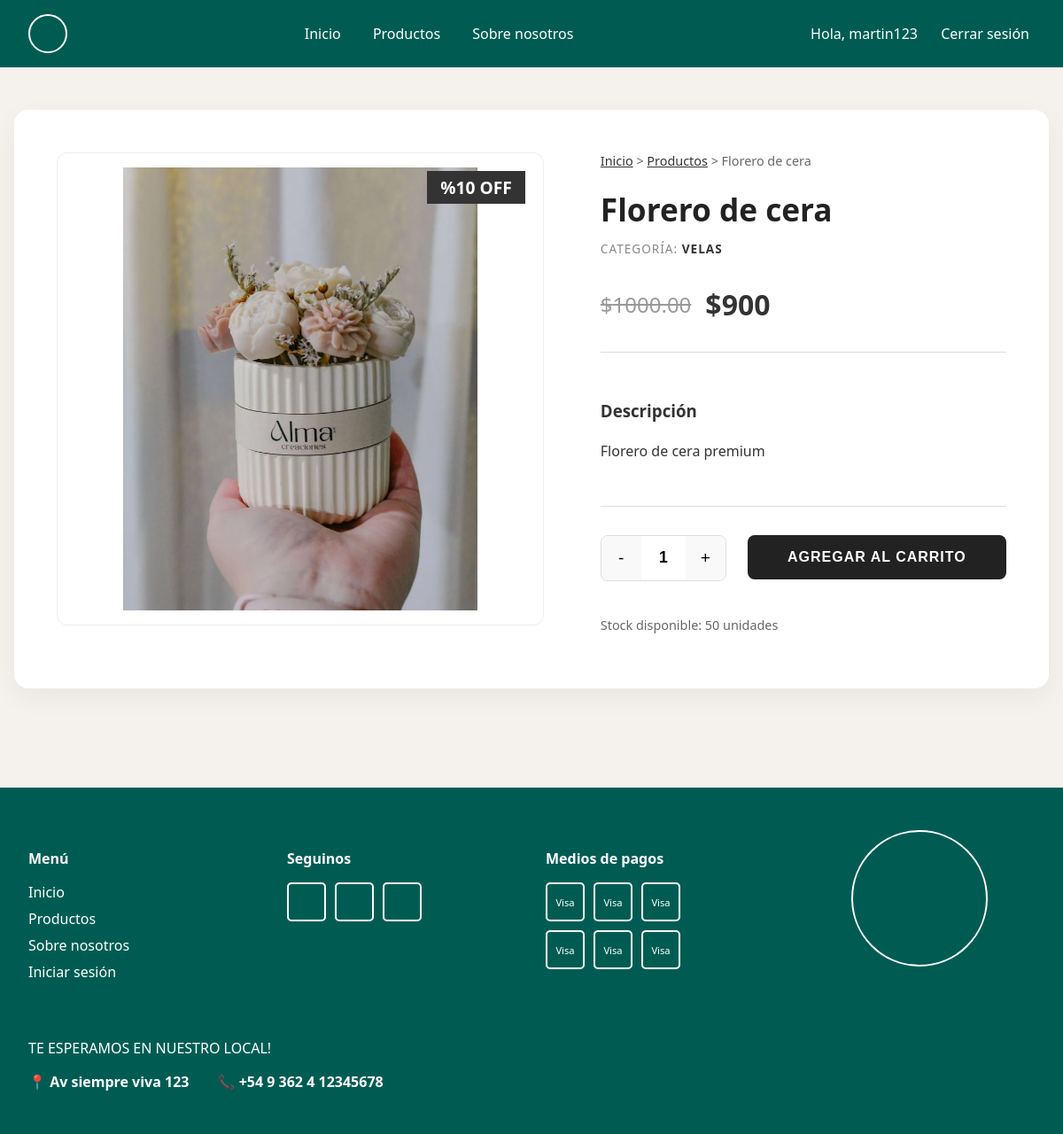
The app's page /products/3/ (signed in) with its own data.
### users/models.py (models this page shows)
class User(AbstractUser):
    class Role(models.TextChoices):
        ADMIN = 'ADMIN', 'Admin'
        CUSTOMER = 'CUSTOMER', 'Customer'
    role = models.CharField(max_length=50, choices=Role.choices, default=Role.CUSTOMER)

### products/models.py (models this page shows, shortened)
class Product(models.Model):
    class CategoryEnum(models.TextChoices): # Kept for reference but using FK as requested
        pass
    name = models.CharField(max_length=255)
    price = models.DecimalField(max_digits=10, decimal_places=2)
    description = models.TextField()
    stock = models.IntegerField()
    category = models.ForeignKey(Category, on_delete=models.CASCADE, related_name='products')
    image = models.ImageField(upload_to='products/', blank=True, null=True)
    discount_percentage = models.PositiveIntegerField(default=0)
    @property
    def final_price(self):
        if self.discount_percentage > 0:
            return self.price * (1 - Decimal(self.discount_percentage) / 100)
        return self.price

class Category(models.Model):
    name = models.CharField(max_length=255)
    description = models.TextField(blank=True, null=True)

### products/views.py (the view)
# urls.py: path('<int:pk>/', views.product_detail, name='product_detail'),
def product_detail(request, pk):
    product = get_object_or_404(Product, pk=pk)
    return render(request, 'products/product_detail.html', {'product': product})

### templates/products/product_detail.html (shortened to what this page needs)
{% extends 'base.html' %}
{% block content %}
<div class="product-detail-container">
    <div class="product-detail-grid">
        <div class="detail-image-section">
            <div class="main-image-container">
                {% if product.image %}
                <img src="{{ product.image.url }}" alt="{{ product.name }}" class="detail-image">
                {% else %}
                <div class="detail-image-placeholder"></div>
                {% endif %}
                {% if product.discount_percentage > 0 %}
                <span class="detail-discount-badge">%{{ product.discount_percentage }} OFF</span>
                {% endif %}
            </div>
        </div>
        <div class="detail-info-section">
            <nav class="breadcrumb">
                <a href="{% url 'home' %}">Inicio</a> &gt;
                <a href="{% url 'product_list' %}">Productos</a> &gt;
                <span class="current">{{ product.name }}</span>
            </nav>
            <h1 class="detail-title">{{ product.name }}</h1>
            <p class="detail-category">Categoría: <a
                    href="{% url 'product_list' %}?category={{ product.category.id }}">{{ product.category.name }}</a>
            </p>
            <div class="detail-price-container">
                {% if product.discount_percentage > 0 %}
                <span class="detail-old-price">${{ product.price }}</span>
                <span class="detail-current-price">${{ product.final_price|floatformat:0 }}</span>
                {% else %}
                <span class="detail-current-price">${{ product.price }}</span>
                {% endif %}
            </div>
            <div class="detail-description">
                <h3>Descripción</h3>
                <p>{{ product.description|linebreaks }}</p>
            </div>
            <div class="detail-actions">
                <div class="quantity-selector">
                    <button class="qty-btn minus">-</button>
                    <input type="number" value="1" min="1" max="{{ product.stock }}" class="qty-input">
                    <button class="qty-btn plus">+</button>
                </div>
                <button class="btn-primary detail-add-cart">AGREGAR AL CARRITO</button>
            </div>
            <div class="detail-meta">
                <p>Stock disponible: {{ product.stock }} unidades</p>
            </div>
        </div>
    </div>
</div>
{% endblock %}

### templates/base.html (shortened to what this page needs)
<!DOCTYPE html>
<html lang="es">
<head>
    {% load static %}
    <link rel="stylesheet" href="{% static 'css/styles.css' %}?v=1.2">
</head>
<body>
    <header class="navbar">
        <div class="logo">
            <div class="circle-logo"></div>
        </div>
        <nav class="nav-links">
            <a href="{% url 'home' %}">Inicio</a>
            <a href="{% url 'product_list' %}">Productos</a>
            <a href="{% url 'about' %}">Sobre nosotros</a>
        </nav>
        <div class="auth-links">
            {% if user.is_authenticated %}
            <span class="user-auth">Hola, {{ user.username }}</span>
            <form action="{% url 'logout' %}" method="post" style="display:inline;">
                <button type="submit"
                    style="background:none; border:none; color:var(--white); cursor:pointer; font-weight:500; font-family:inherit; font-size:inherit hover:var(--primary-color);">Cerrar
                    sesión</button>
            </form>
            {% else %}
            <a href="{% url 'login' %}">Iniciar sesión</a>
            <a href="{% url 'register' %}">Registrarme</a>
            {% endif %}
        </div>
    </header>
    <main>
        {% block content %}
        {% endblock %}
    </main>
    <footer class="main-footer">
        <div class="footer-content">
            <div class="footer-column">
                <h4>Menú</h4>
                <ul>
                    <li><a href="{% url 'home' %}">Inicio</a></li>
                    <li><a href="{% url 'product_list' %}">Productos</a></li>
                    <li><a href="{% url 'about' %}">Sobre nosotros</a></li>
                    <li><a href="{% url 'login' %}">Iniciar sesión</a></li>
                </ul>
            </div>
            <div class="footer-column">
                <h4>Seguinos</h4>
                <div class="social-icons">
                    <div class="icon-box"></div>
                    <div class="icon-box"></div>
                    <div class="icon-box"></div>
                </div>
            </div>
            <div class="footer-column">
                <h4>Medios de pagos</h4>
                <div class="payment-icons">
                    <div class="icon-box">Visa</div>
                    <div class="icon-box">Visa</div>
                    <div class="icon-box">Visa</div>
                </div>
                <div class="payment-icons">
                    <div class="icon-box">Visa</div>
                    <div class="icon-box">Visa</div>
                    <div class="icon-box">Visa</div>
                </div>
            </div>
            <div class="footer-column map-column">
                <div class="map-placeholder"></div>
            </div>
        </div>
        <div class="footer-contact">
            <p>TE ESPERAMOS EN NUESTRO LOCAL!</p>
            <div class="contact-details">
                <span>📍 Av siempre viva 123</span>
                <span>📞 +54 9 362 4 12345678</span>
            </div>
        </div>
    </footer>
</body>
</html>

### static/css/styles.css (style rules this page uses)
:root { --bg-color: #F5F2ED; --text-color: #333333; --primary-color: #B2AC88; --accent-color: #D4AF37; --dark-green: #005C53; --white: #ffffff; }
body { font-family: 'Segoe UI', Tahoma, Geneva, Verdana, sans-serif; margin: 0; padding: 0; box-sizing: border-box; display: flex; flex-direction: column; min-height: 100vh; background-color: var(--bg-color); color: var(--text-color); }
main { flex: 1; }
a { text-decoration: none; color: #333; }
.navbar { display: flex; justify-content: space-between; align-items: center; padding: 1rem 2rem; background-color: var(--dark-green); border-bottom: none; }
.circle-logo { width: 40px; height: 40px; border: 2px solid var(--white); border-radius: 50%; }
.nav-links a, .auth-links a { margin: 0 1rem; font-weight: 500; color: var(--white); }
.auth-links button { color: var(--white); }
.btn-primary { padding: 10px 20px; border: 2px solid #333; background: transparent; font-weight: bold; text-transform: uppercase; transition: all 0.3s; cursor: pointer; }
.user-auth { color: var(--white); margin-right: 1rem; }
.main-footer { background-color: var(--dark-green); color: var(--white); border-top: none; padding: 3rem 2rem; margin-top: 4rem; }
.footer-content { display: grid; grid-template-columns: repeat(4, 1fr); gap: 2rem; max-width: 1200px; margin: 0 auto; }
.footer-column h4 { margin-bottom: 1rem; color: var(--white); }
.footer-column ul { list-style: none; padding: 0; }
.footer-column ul li { margin-bottom: 0.5rem; }
.footer-column a { color: var(--white); }
.social-icons, .payment-icons { display: flex; gap: 10px; margin-bottom: 10px; }
.icon-box { width: 40px; height: 40px; border: 2px solid var(--white); border-radius: 5px; display: flex; align-items: center; justify-content: center; font-size: 0.7rem; color: var(--white); }
.map-placeholder { width: 150px; height: 150px; border: 2px solid var(--white); border-radius: 50%; margin: 0 auto; }
.footer-contact { margin-top: 3rem; text-align: left; max-width: 1200px; margin-right: auto; color: var(--white); }
.contact-details { display: flex; gap: 2rem; font-weight: bold; color: var(--white); }
.product-detail-container { max-width: 1200px; margin: 3rem auto; padding: 0 1rem; }
.product-detail-grid { display: grid; grid-template-columns: 1.2fr 1fr; gap: 4rem; background-color: #fff; border-radius: 16px; box-shadow: 0 10px 30px rgba(0, 0, 0, 0.05); padding: 3rem; align-items: start; }
.main-image-container { background-color: #fff; border: 1px solid #eee; border-radius: 12px; height: 500px; display: flex; align-items: center; justify-content: center; position: relative; overflow: hidden; padding: 1rem; }
.detail-image { width: 100%; height: 100%; object-fit: contain; max-height: 100%; transition: transform 0.3s ease; }
.detail-discount-badge { position: absolute; top: 20px; right: 20px; background-color: #333; color: white; padding: 5px 15px; font-weight: bold; font-size: 1.2rem; }
.breadcrumb { margin-bottom: 1.5rem; font-size: 0.9rem; color: #666; }
.breadcrumb a { color: #333; text-decoration: underline; }
.detail-title { font-size: 2.2rem; margin-bottom: 0.5rem; color: #222; line-height: 1.2; }
.detail-category { color: #888; margin-bottom: 2rem; text-transform: uppercase; font-size: 0.85rem; letter-spacing: 1px; }
.detail-category a { font-weight: bold; }
.detail-price-container { display: flex; gap: 1rem; align-items: center; margin-bottom: 2rem; font-size: 1.5rem; }
.detail-old-price { text-decoration: line-through; color: #999; }
.detail-current-price { font-weight: bold; font-size: 2rem; }
.detail-description { border-top: 1px solid #ddd; border-bottom: 1px solid #ddd; padding: 2rem 0; margin-bottom: 2rem; line-height: 1.6; }
.quantity-selector { display: flex; border: 1px solid #ddd; border-radius: 8px; height: 50px; width: 140px; overflow: hidden; }
.qty-btn { background: #f9f9f9; border: none; width: 45px; font-size: 1.2rem; cursor: pointer; transition: background 0.2s; }
.qty-input { flex-grow: 1; border: none; text-align: center; font-size: 1.1rem; font-weight: 600; appearance: textfield; -moz-appearance: textfield; }
.detail-actions { display: flex; gap: 1.5rem; margin-bottom: 2.5rem; align-items: stretch; }
.detail-add-cart { flex-grow: 1; font-size: 1rem; height: 50px; letter-spacing: 1px; background-color: #222; color: #fff; border-radius: 8px; border: none; }
.detail-meta { color: #666; font-size: 0.9rem; }

### records on screen
User: username "martin123"
Product: image (picture), discount_percentage "10", name "Florero de cera", category.name "VELAS", price "1000.00", final_price "900", description "Florero de cera premium", stock "50"
